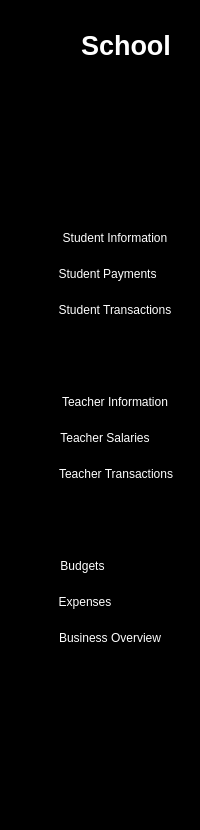
      <widget class="QWidget" name="icon_text_widget" native="true">
       <property name="styleSheet">
        <string notr="true">QWidget{
background-color: rgb(0, 0, 0);
color:#fff;
}
QPushButton{
height:30px;
border:none;
}
</string>
       </property>
       <layout class="QVBoxLayout" name="verticalLayout_11">
        <property name="topMargin">
         <number>30</number>
        </property>
        <item>
         <layout class="QHBoxLayout" name="horizontalLayout">
          <property name="spacing">
           <number>15</number>
          </property>
          <property name="leftMargin">
           <number>15</number>
          </property>
          <item>
           <widget class="QLabel" name="label_2">
            <property name="maximumSize">
             <size>
              <width>40</width>
              <height>40</height>
             </size>
            </property>
            <property name="cursor">
             <cursorShape>PointingHandCursor</cursorShape>
            </property>
            <property name="text">
             <string/>
            </property>
            <property name="pixmap">
             <pixmap resource="resources.qrc">:/imgs/logo.png</pixmap>
            </property>
            <property name="scaledContents">
             <bool>true</bool>
            </property>
           </widget>
          </item>
          <item>
           <widget class="QLabel" name="label_3">
            <property name="font">
             <font>
              <pointsize>20</pointsize>
              <weight>75</weight>
              <bold>true</bold>
             </font>
            </property>
            <property name="text">
             <string>School</string>
            </property>
           </widget>
          </item>
         </layout>
        </item>
        <item>
         <layout class="QVBoxLayout" name="verticalLayout_7">
          <property name="spacing">
           <number>10</number>
          </property>
          <property name="topMargin">
           <number>35</number>
          </property>
          <item>
           <widget class="QPushButton" name="dashboard_2">
            <property name="cursor">
             <cursorShape>PointingHandCursor</cursorShape>
            </property>
            <property name="styleSheet">
             <string notr="true">QPushButton{
padding-left:-60px;
}

QPushButton:checked{
background-color: white;
border-radius:4px;
}
</string>
            </property>
            <property name="text">
             <string/>
            </property>
            <property name="icon">
             <iconset resource="resources.qrc">
              <normaloff>:/imgs/dashboard2.png</normaloff>
              <normalon>:/imgs/dashboard1.png</normalon>:/imgs/dashboard2.png</iconset>
            </property>
            <property name="iconSize">
             <size>
              <width>100</width>
              <height>55</height>
             </size>
            </property>
            <property name="checkable">
             <bool>true</bool>
            </property>
            <property name="autoExclusive">
             <bool>true</bool>
            </property>
           </widget>
          </item>
          <item>
           <widget class="QPushButton" name="institution_2">
            <property name="cursor">
             <cursorShape>PointingHandCursor</cursorShape>
            </property>
            <property name="styleSheet">
             <string notr="true">QPushButton{
padding-left:-65px;
}

QPushButton:checked{
background-color: white;
border-radius:4px;
}
</string>
            </property>
            <property name="text">
             <string/>
            </property>
            <property name="icon">
             <iconset resource="resources.qrc">
              <normaloff>:/imgs/institution2.png</normaloff>
              <normalon>:/imgs/institution1.png</normalon>:/imgs/institution2.png</iconset>
            </property>
            <property name="iconSize">
             <size>
              <width>90</width>
              <height>45</height>
             </size>
            </property>
            <property name="checkable">
             <bool>true</bool>
            </property>
            <property name="autoExclusive">
             <bool>true</bool>
            </property>
           </widget>
          </item>
          <item>
           <widget class="QFrame" name="students">
            <property name="frameShape">
             <enum>QFrame::StyledPanel</enum>
            </property>
            <property name="frameShadow">
             <enum>QFrame::Raised</enum>
            </property>
            <layout class="QVBoxLayout" name="verticalLayout_4">
             <property name="spacing">
              <number>0</number>
             </property>
             <property name="leftMargin">
              <number>0</number>
             </property>
             <property name="topMargin">
              <number>0</number>
             </property>
             <property name="rightMargin">
              <number>0</number>
             </property>
             <property name="bottomMargin">
              <number>0</number>
             </property>
             <item>
              <widget class="QPushButton" name="student_2">
               <property name="cursor">
                <cursorShape>PointingHandCursor</cursorShape>
               </property>
               <property name="styleSheet">
                <string notr="true">QPushButton{
padding-left:-0px;
}




</string>
               </property>
               <property name="text">
                <string/>
               </property>
               <property name="icon">
                <iconset resource="resources.qrc">
                 <normaloff>:/imgs/students3.png</normaloff>
                 <normalon>:/imgs/students4.png</normalon>:/imgs/students3.png</iconset>
               </property>
               <property name="iconSize">
                <size>
                 <width>200</width>
                 <height>55</height>
                </size>
               </property>
               <property name="checkable">
                <bool>true</bool>
               </property>
              </widget>
             </item>
             <item>
              <widget class="QFrame" name="students_dropdown">
               <property name="frameShape">
                <enum>QFrame::StyledPanel</enum>
               </property>
               <property name="frameShadow">
                <enum>QFrame::Raised</enum>
               </property>
               <layout class="QVBoxLayout" name="verticalLayout">
                <item>
                 <widget class="QPushButton" name="student_info">
                  <property name="cursor">
                   <cursorShape>PointingHandCursor</cursorShape>
                  </property>
                  <property name="styleSheet">
                   <string notr="true">QPushButton{
padding-left:30px;
}

QPushButton:hover{
color:#12b298;
}


</string>
                  </property>
                  <property name="text">
                   <string>Student Information</string>
                  </property>
                  <property name="checkable">
                   <bool>true</bool>
                  </property>
                  <property name="autoExclusive">
                   <bool>true</bool>
                  </property>
                 </widget>
                </item>
                <item>
                 <widget class="QPushButton" name="student_payment">
                  <property name="cursor">
                   <cursorShape>PointingHandCursor</cursorShape>
                  </property>
                  <property name="styleSheet">
                   <string notr="true">QPushButton{
padding-left:15px;
}

QPushButton:hover{
color:#12b298;
}</string>
                  </property>
                  <property name="text">
                   <string>Student Payments</string>
                  </property>
                  <property name="checkable">
                   <bool>true</bool>
                  </property>
                  <property name="autoExclusive">
                   <bool>true</bool>
                  </property>
                 </widget>
                </item>
                <item>
                 <widget class="QPushButton" name="student_trans">
                  <property name="cursor">
                   <cursorShape>PointingHandCursor</cursorShape>
                  </property>
                  <property name="styleSheet">
                   <string notr="true">QPushButton{
padding-left:30px;
}

QPushButton:hover{
color:#12b298;
}</string>
                  </property>
                  <property name="text">
                   <string>Student Transactions</string>
                  </property>
                  <property name="checkable">
                   <bool>true</bool>
                  </property>
                  <property name="autoExclusive">
                   <bool>true</bool>
                  </property>
                 </widget>
                </item>
               </layout>
              </widget>
             </item>
            </layout>
           </widget>
          </item>
          <item>
           <widget class="QFrame" name="teachers">
            <property name="frameShape">
             <enum>QFrame::StyledPanel</enum>
            </property>
            <property name="frameShadow">
             <enum>QFrame::Raised</enum>
            </property>
            <layout class="QVBoxLayout" name="verticalLayout_5">
             <property name="spacing">
              <number>0</number>
             </property>
             <property name="leftMargin">
              <number>0</number>
             </property>
             <property name="topMargin">
              <number>0</number>
             </property>
             <property name="rightMargin">
              <number>0</number>
             </property>
             <property name="bottomMargin">
              <number>0</number>
             </property>
             <item>
              <widget class="QPushButton" name="teachers_2">
               <property name="cursor">
                <cursorShape>PointingHandCursor</cursorShape>
               </property>
               <property name="styleSheet">
                <string notr="true">QPushButton{
padding-left:-2px;
}


</string>
               </property>
               <property name="text">
                <string/>
               </property>
               <property name="icon">
                <iconset resource="resources.qrc">
                 <normaloff>:/imgs/teachers3.png</normaloff>
                 <normalon>:/imgs/teachers4.png</normalon>:/imgs/teachers3.png</iconset>
               </property>
               <property name="iconSize">
                <size>
                 <width>200</width>
                 <height>55</height>
                </size>
               </property>
               <property name="checkable">
                <bool>true</bool>
               </property>
              </widget>
             </item>
             <item>
              <widget class="QFrame" name="teachers_dropdown">
               <property name="frameShape">
                <enum>QFrame::StyledPanel</enum>
               </property>
               <property name="frameShadow">
                <enum>QFrame::Raised</enum>
               </property>
               <layout class="QVBoxLayout" name="verticalLayout_2">
                <item>
                 <widget class="QPushButton" name="teacher_info">
                  <property name="cursor">
                   <cursorShape>PointingHandCursor</cursorShape>
                  </property>
                  <property name="styleSheet">
                   <string notr="true">QPushButton{
padding-left:30px;
}

QPushButton:hover{
color:#12b298;
}</string>
                  </property>
                  <property name="text">
                   <string>Teacher Information</string>
                  </property>
                  <property name="checkable">
                   <bool>true</bool>
                  </property>
                  <property name="autoExclusive">
                   <bool>true</bool>
                  </property>
                 </widget>
                </item>
                <item>
                 <widget class="QPushButton" name="teachers_salary">
                  <property name="cursor">
                   <cursorShape>PointingHandCursor</cursorShape>
                  </property>
                  <property name="styleSheet">
                   <string notr="true">QPushButton{
padding-left:10px;
}

QPushButton:hover{
color:#12b298;
}</string>
                  </property>
                  <property name="text">
                   <string>Teacher Salaries</string>
                  </property>
                  <property name="checkable">
                   <bool>true</bool>
                  </property>
                  <property name="autoExclusive">
                   <bool>true</bool>
                  </property>
                 </widget>
                </item>
                <item>
                 <widget class="QPushButton" name="teacher_trans">
                  <property name="cursor">
                   <cursorShape>PointingHandCursor</cursorShape>
                  </property>
                  <property name="styleSheet">
                   <string notr="true">QPushButton{
padding-left:32px;
}

QPushButton:hover{
color:#12b298;
}</string>
                  </property>
                  <property name="text">
                   <string>Teacher Transactions</string>
                  </property>
                  <property name="checkable">
                   <bool>true</bool>
                  </property>
                  <property name="autoExclusive">
                   <bool>true</bool>
                  </property>
                 </widget>
                </item>
               </layout>
              </widget>
             </item>
            </layout>
           </widget>
          </item>
          <item>
           <widget class="QFrame" name="finance">
            <property name="frameShape">
             <enum>QFrame::StyledPanel</enum>
            </property>
            <property name="frameShadow">
             <enum>QFrame::Raised</enum>
            </property>
            <layout class="QVBoxLayout" name="verticalLayout_6">
             <property name="spacing">
              <number>0</number>
             </property>
             <property name="leftMargin">
              <number>0</number>
             </property>
             <property name="topMargin">
              <number>0</number>
             </property>
             <property name="rightMargin">
              <number>0</number>
             </property>
             <property name="bottomMargin">
              <number>0</number>
             </property>
             <item>
              <widget class="QPushButton" name="finance_2">
               <property name="cursor">
                <cursorShape>PointingHandCursor</cursorShape>
               </property>
               <property name="styleSheet">
                <string notr="true">QPushButton{
padding-left:5px;
}
</string>
               </property>
               <property name="text">
                <string/>
               </property>
               <property name="icon">
                <iconset resource="resources.qrc">
                 <normaloff>:/imgs/finances3.png</normaloff>
                 <normalon>:/imgs/finances4.png</normalon>:/imgs/finances3.png</iconset>
               </property>
               <property name="iconSize">
                <size>
                 <width>200</width>
                 <height>100</height>
                </size>
               </property>
               <property name="checkable">
                <bool>true</bool>
               </property>
              </widget>
             </item>
             <item>
              <widget class="QFrame" name="finances_dropdown">
               <property name="frameShape">
                <enum>QFrame::StyledPanel</enum>
               </property>
               <property name="frameShadow">
                <enum>QFrame::Raised</enum>
               </property>
               <layout class="QVBoxLayout" name="verticalLayout_3">
                <item>
                 <widget class="QPushButton" name="budget">
                  <property name="cursor">
                   <cursorShape>PointingHandCursor</cursorShape>
                  </property>
                  <property name="styleSheet">
                   <string notr="true">QPushButton{
padding-left:-35px;
}

QPushButton:hover{
color:#12b298;
}</string>
                  </property>
                  <property name="text">
                   <string>Budgets</string>
                  </property>
                  <property name="checkable">
                   <bool>true</bool>
                  </property>
                  <property name="autoExclusive">
                   <bool>true</bool>
                  </property>
                 </widget>
                </item>
                <item>
                 <widget class="QPushButton" name="expenses">
                  <property name="cursor">
                   <cursorShape>PointingHandCursor</cursorShape>
                  </property>
                  <property name="styleSheet">
                   <string notr="true">QPushButton{
padding-left:-30px;
}

QPushButton:hover{
color:#12b298;
}</string>
                  </property>
                  <property name="text">
                   <string>Expenses</string>
                  </property>
                  <property name="checkable">
                   <bool>true</bool>
                  </property>
                  <property name="autoExclusive">
                   <bool>true</bool>
                  </property>
                 </widget>
                </item>
                <item>
                 <widget class="QPushButton" name="business_overview">
                  <property name="cursor">
                   <cursorShape>PointingHandCursor</cursorShape>
                  </property>
                  <property name="styleSheet">
                   <string notr="true">QPushButton{
padding-left:20px;
}

QPushButton:hover{
color:#12b298;
}</string>
                  </property>
                  <property name="text">
                   <string>Business Overview</string>
                  </property>
                  <property name="checkable">
                   <bool>true</bool>
                  </property>
                  <property name="autoExclusive">
                   <bool>true</bool>
                  </property>
                 </widget>
                </item>
               </layout>
              </widget>
             </item>
            </layout>
           </widget>
          </item>
         </layout>
        </item>
        <item>
         <spacer name="verticalSpacer">
          <property name="orientation">
           <enum>Qt::Vertical</enum>
          </property>
          <property name="sizeHint" stdset="0">
           <size>
            <width>20</width>
            <height>74</height>
           </size>
          </property>
         </spacer>
        </item>
        <item>
         <layout class="QVBoxLayout" name="verticalLayout_8">
          <property name="spacing">
           <number>15</number>
          </property>
          <item>
           <widget class="QPushButton" name="settings_2">
            <property name="cursor">
             <cursorShape>PointingHandCursor</cursorShape>
            </property>
            <property name="styleSheet">
             <string notr="true">QPushButton{
padding-left:-40px;
}

QPushButton:checked{
background-color: white;
border-radius:4px;
}
</string>
            </property>
            <property name="text">
             <string/>
            </property>
            <property name="icon">
             <iconset resource="resources.qrc">
              <normaloff>:/imgs/settings2.png</normaloff>
              <normalon>:/imgs/settings1.png</normalon>:/imgs/settings2.png</iconset>
            </property>
            <property name="iconSize">
             <size>
              <width>100</width>
              <height>55</height>
             </size>
            </property>
            <property name="checkable">
             <bool>true</bool>
            </property>
            <property name="autoExclusive">
             <bool>true</bool>
            </property>
           </widget>
          </item>
          <item>
           <widget class="QPushButton" name="signout_2">
            <property name="cursor">
             <cursorShape>PointingHandCursor</cursorShape>
            </property>
            <property name="styleSheet">
             <string notr="true">QPushButton{
padding-left:-30px;
}

QPushButton:checked{
background-color: white;
border-radius:4px;
}
</string>
            </property>
            <property name="text">
             <string/>
            </property>
            <property name="icon">
             <iconset resource="resources.qrc">
              <normaloff>:/imgs/signout2.png</normaloff>
              <normalon>:/imgs/signout1.png</normalon>:/imgs/signout2.png</iconset>
            </property>
            <property name="iconSize">
             <size>
              <width>100</width>
              <height>55</height>
             </size>
            </property>
            <property name="checkable">
             <bool>true</bool>
            </property>
            <property name="autoExclusive">
             <bool>true</bool>
            </property>
           </widget>
          </item>
         </layout>
        </item>
       </layout>
      </widget>
